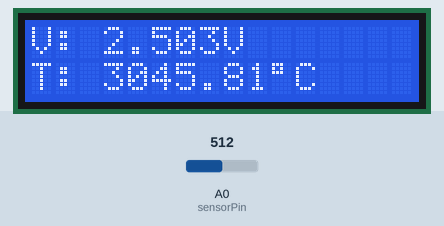
Simulated run of this sketch. Board: Arduino Uno, built with avr-gcc and run on an emulated ATmega328P. Parts: 16×2 character LCD. The test bench sets the inputs (shaded band); at power-on: A0 (sensorPin) = 512.

Above: at 2.0 s.
2.1 s: A0 (sensorPin) set to 716
At 3.2 s:
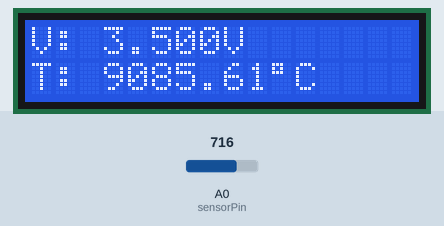
4.2 s: A0 (sensorPin) set to 900
At 5.1 s:
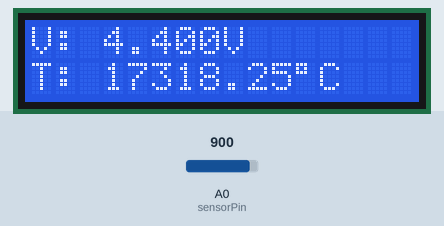
6.1 s: A0 (sensorPin) set to 1023
At 7.1 s:
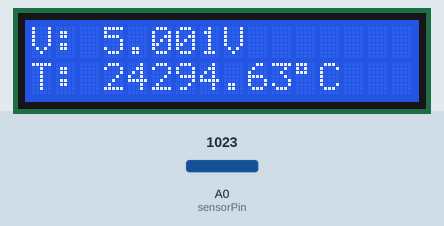
Timing chart, 0 to 9.1 s (numbered marks = the images above; inputs shaded):
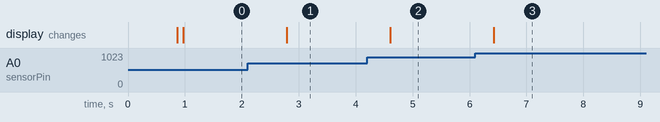

The sketch:

arduino.ino
```cpp
#include <Arduino.h>
/*
  Quadratic calibration + Vcc measurement + LCD display
  (Updated userOffset to correct measured bias)
*/

#include <LiquidCrystal.h>

// LCD pins (change to match your wiring)
LiquidCrystal lcd(12, 11, 5, 4, 3, 2);

const int sensorPin = A0;   // analog pin where sensor/voltage is connected
const int samples = 10;     // number of samples to average

// Quadratic coefficients from your dataset
const double Aq = 1632.33387192;
const double Bq = -3742.80067555;
const double Cq = 2188.70207452;

// USER CALIBRATION: set these to correct any constant/scale error
const double userOffset = -1.0;   // <-- updated: actual (39) - lcd (49.2) = -10.2
const double userScale  = 1.0;     // leave 1.0 unless slope correction required

// readVcc() returns Vcc in millivolts
long readVcc() {
  ADMUX = _BV(REFS0) | _BV(MUX3) | _BV(MUX2) | _BV(MUX1);
  delay(2);
  ADCSRA |= _BV(ADSC);
  while (bit_is_set(ADCSRA, ADSC));
  uint16_t result = ADC;
  long vccmV = (1100L * 1023L) / result;
  return vccmV;
}

void setup() {
  lcd.begin(16, 2);
  lcd.print("Calibrating...");
  delay(800);
  lcd.clear();
}

void loop() {
  long vcc_mV = readVcc();
  double Vcc = vcc_mV / 1000.0;

  long acc = 0;
  for (int i = 0; i < samples; ++i) {
    acc += analogRead(sensorPin);
    delay(10);
  }
  double raw = acc / (double)samples;

  double voltage = (raw / 1023.0) * Vcc; // volts

  // Quadratic mapping
  double temperature = Aq * voltage * voltage + Bq * voltage + Cq;

  // Apply user calibration
  temperature = temperature * userScale + userOffset;

  lcd.setCursor(0, 0);
  lcd.print("V: ");
  lcd.print(voltage, 3);
  lcd.print("V ");

  lcd.setCursor(0, 1);
  lcd.print("T: ");
  lcd.print(temperature, 2);
  lcd.print((char)223);
  lcd.print("C   ");

  delay(800);
}
```

Measured:
- after the input at 2.1 s, the display: changes after 0.69 s (image 1)
- after the input at 4.2 s, the display: changes after 0.41 s (image 2)
- after the input at 6.1 s, the display: changes after 0.32 s (image 3)
